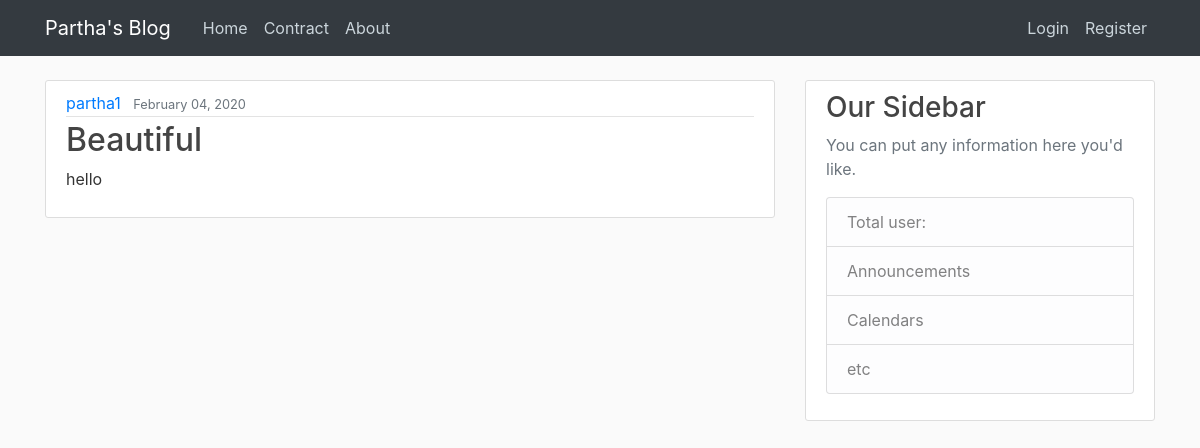
The app's page /post/14/ with its own data.
### myapp/models.py (models this page shows, shortened)
class Post(models.Model):
    title = models.CharField(max_length=100)
    content = models.TextField()
    date_posted = models.DateTimeField(default=timezone.now)
    author = models.ForeignKey(User, on_delete=models.CASCADE)

### myapp/views.py (the view)
# urls.py: path('post/<int:pk>/', PostDetailView.as_view(template_name = 'post_details.html'), name='post-detail'),
class PostDetailView(DetailView):
    model = Post

### template/post_details.html (shortened to what this page needs)
{% extends "base.html" %}
{% block content %}
  <article class="media content-section">
    <div class="media-body">
      <div class="article-metadata">
        <a class="mr-2" href="{% url 'user-posts' post.author.username %}">{{ object.author }}</a>
        <small class="text-muted">{{ object.date_posted|date:"F d, Y" }}</small>
      </div>
      <h2 class="article-title">{{ object.title }}</h2>
      <p class="article-content">{{ object.content }}</p>
    </div>
  </article>
{% endblock content %}

### static/main.css (style rules this page uses)
body { background: #fafafa; color: #333333; margin-top: 5rem; }
h1, h2, h3, h4, h5, h6 { color: #444444; }
.content-section { background: #ffffff; padding: 10px 20px; border: 1px solid #dddddd; border-radius: 3px; margin-bottom: 20px; }
.article-title { color: #444444; }
.article-content { white-space: pre-line; }
.article-metadata { padding-bottom: 1px; margin-bottom: 4px; border-bottom: 1px solid #e3e3e3 }

### records on screen
Post: author "partha1", date_posted "February 04, 2020", title "Beautiful", content "hello"
